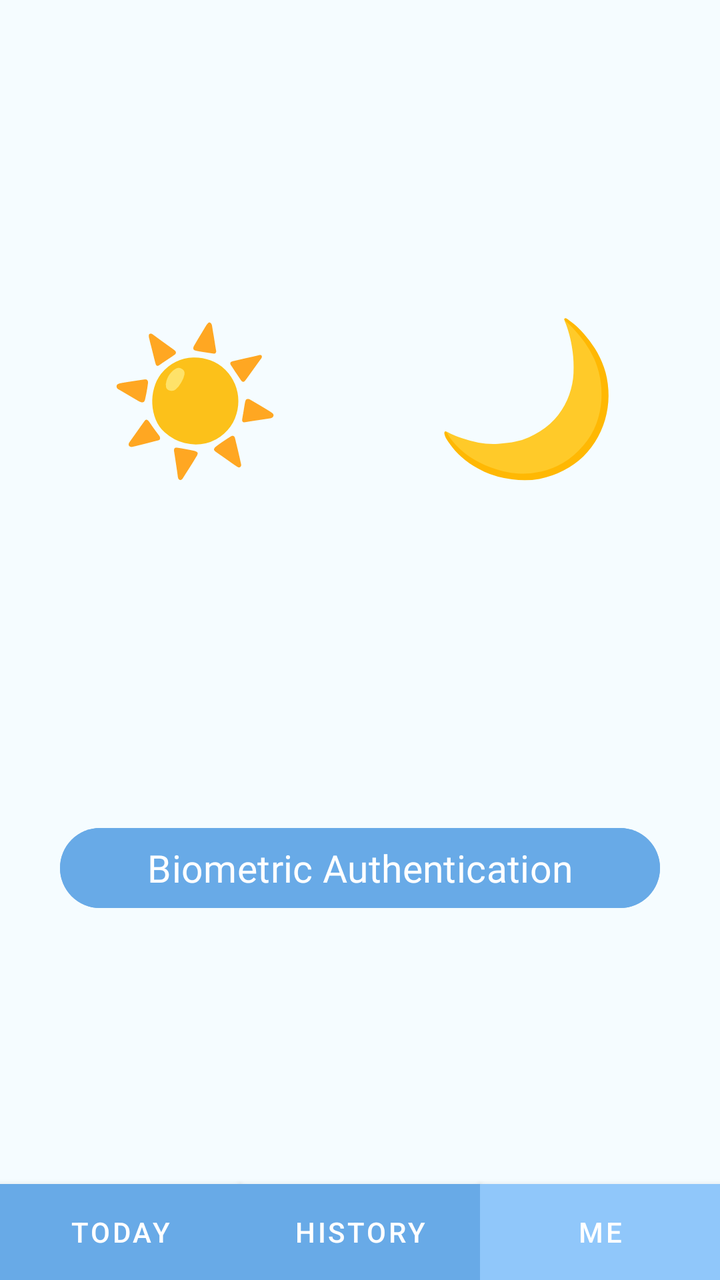
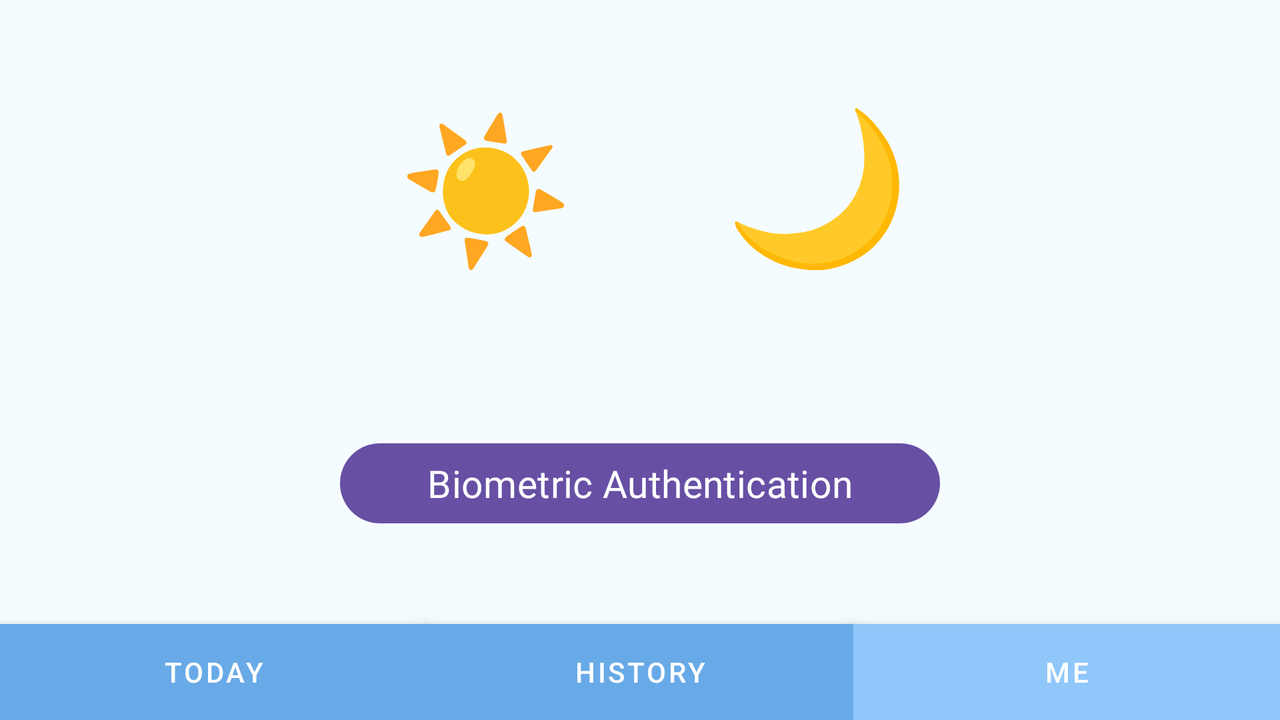

An Android layout and its configuration variant, each rendered on a device that would load it. The default file and the variant file are quoted in full after the pictures.
<!-- AndroidManifest.xml: application theme Theme.WaterTracker -->
<!-- res/layout/activity_setting.xml -->
<?xml version="1.0" encoding="utf-8"?>
<androidx.constraintlayout.widget.ConstraintLayout xmlns:android="http://schemas.android.com/apk/res/android"
    xmlns:app="http://schemas.android.com/apk/res-auto"
    xmlns:tools="http://schemas.android.com/tools"
    android:id="@+id/main"
    android:layout_width="match_parent"
    android:layout_height="match_parent"
    android:background="@color/back"
    tools:context=".SettingActivity">

    <Button
        android:id="@+id/button11"
        android:textColor="@color/white"
        style="@style/Widget.MaterialComponents.ExtendedFloatingActionButton"
        android:layout_width="0dp"
        android:layout_height="wrap_content"
        android:backgroundTint="@color/main"
        android:text="Today"
        app:layout_constraintBottom_toBottomOf="parent"
        app:layout_constraintEnd_toStartOf="@id/button12"
        app:layout_constraintStart_toStartOf="parent"
        app:layout_constraintTop_toTopOf="parent"
        app:layout_constraintVertical_bias="1.0" />

    <Button
        android:id="@+id/button12"
        android:textColor="@color/white"
        style="@style/Widget.MaterialComponents.ExtendedFloatingActionButton"
        android:layout_width="0dp"
        android:layout_height="wrap_content"
        android:backgroundTint="@color/main"
        android:text="History"
        app:layout_constraintBottom_toBottomOf="parent"
        app:layout_constraintEnd_toStartOf="@id/button13"
        app:layout_constraintStart_toEndOf="@id/button11"
        app:layout_constraintTop_toTopOf="parent"
        app:layout_constraintVertical_bias="1.0" />

    <Button
        android:id="@+id/button13"
        android:textColor="@color/white"
        style="@style/Widget.MaterialComponents.ExtendedFloatingActionButton"
        android:layout_width="0dp"
        android:layout_height="wrap_content"
        android:backgroundTint="@color/button_pressed"
        android:clickable="false"
        android:text="Me"
        app:layout_constraintBottom_toBottomOf="parent"
        app:layout_constraintEnd_toEndOf="parent"
        app:layout_constraintStart_toEndOf="@id/button12"
        app:layout_constraintTop_toTopOf="parent"
        app:layout_constraintVertical_bias="1.0"/>

    <Button
        android:id="@+id/biometric"
        android:layout_width="300dp"
        android:layout_height="wrap_content"
        android:fontFamily="@font/secular_one"
        android:backgroundTint="@color/main"

        android:text="Biometric Authentication"
        android:textSize="19dp"
        app:layout_constraintBottom_toTopOf="@+id/button12"
        app:layout_constraintEnd_toEndOf="parent"
        app:layout_constraintStart_toStartOf="parent"
        app:layout_constraintTop_toBottomOf="@+id/gen" />

    <RadioGroup

        android:id="@+id/gen"
        android:layout_width="wrap_content"
        android:layout_height="wrap_content"
        android:backgroundTint="#EB0000"

        android:checkedButton="@id/radioButton"
        android:orientation="horizontal"
        app:layout_constraintBottom_toBottomOf="parent"
        app:layout_constraintEnd_toEndOf="parent"
        app:layout_constraintHorizontal_bias="0.519"
        app:layout_constraintStart_toStartOf="parent"
        app:layout_constraintTop_toTopOf="parent"
        app:layout_constraintVertical_bias="0.24000001">


        <RadioButton
            android:id="@+id/radioButton"
            android:layout_width="106dp"
            android:layout_height="101dp"
            android:layout_margin="30dp"
            android:background="@drawable/radio_selector"
            android:button="@android:color/transparent"
            android:fontFamily="@font/adlam_display"
            android:text="☀"
            android:textAlignment="center"
            android:textColor="@drawable/text_color"
            android:textSize="70dp" />

        <RadioButton
            android:id="@+id/radioButton2"
            android:layout_width="106dp"
            android:layout_height="101dp"
            android:layout_margin="30dp"
            android:background="@drawable/radio_selector"
            android:button="@android:color/transparent"
            android:fontFamily="@font/adlam_display"
            android:text="🌙"
            android:textAlignment="center"
            android:textColor="@drawable/text_color"
            android:textSize="75dp" />
    </RadioGroup>
</androidx.constraintlayout.widget.ConstraintLayout>
<!-- resources referenced by this layout -->
<resources>
  <color name="back">#F5FCFF</color>
  <color name="button_pressed">#90C7FA</color>
  <color name="main">#68AAE7 </color>
  <color name="white">#FFFFFFFF</color>
  <!-- drawable radio_selector (drawable) -->
  <?xml version="1.0" encoding="utf-8"?>
  <selector xmlns:android="http://schemas.android.com/apk/res/android">
      <item android:state_checked="true"
          android:drawable="@drawable/radio_sel"/>
      <item android:state_checked="false"
          android:drawable="@drawable/radio"/>
  </selector>
  <!-- drawable text_color (drawable) -->
  <?xml version="1.0" encoding="utf-8"?>
  <selector xmlns:android="http://schemas.android.com/apk/res/android">
      <item android:state_checked="true"
          android:color="@color/white"/>
      <item android:state_checked="false"
          android:color="#A5AFB4"/>
  </selector>
  <style name="Theme.WaterTracker" parent="Base.Theme.WaterTracker">
          <item name="android:colorBackground">@color/back</item>
      </style>
  <!-- drawable radio (drawable) -->
  <?xml version="1.0" encoding="utf-8"?>
  <shape android:shape="oval" xmlns:android="http://schemas.android.com/apk/res/android">
      <solid android:color="#CBD2D5"/>
  </shape>
  <style name="Base.Theme.WaterTracker" parent="Theme.Material3.DayNight.NoActionBar">
          
          
      </style>
</resources>
<!-- res/layout-land/activity_setting.xml (the repository's variant of the layout above) -->
<!-- drawn on the phone turned sideways -->
<?xml version="1.0" encoding="utf-8"?>
<androidx.constraintlayout.widget.ConstraintLayout xmlns:android="http://schemas.android.com/apk/res/android"
    xmlns:app="http://schemas.android.com/apk/res-auto"
    xmlns:tools="http://schemas.android.com/tools"
    android:id="@+id/main"
    android:layout_width="match_parent"
    android:layout_height="match_parent"
    android:background="@color/back"
    tools:layout_editor_absoluteX="23dp"
    tools:layout_editor_absoluteY="340dp">


    <Button
        android:id="@+id/button11"
        android:textColor="@color/white"
        style="@style/Widget.MaterialComponents.ExtendedFloatingActionButton"
        android:layout_width="0dp"
        android:layout_height="wrap_content"
        android:backgroundTint="@color/main"
        android:text="Today"
        app:layout_constraintBottom_toBottomOf="parent"
        app:layout_constraintEnd_toStartOf="@id/button12"
        app:layout_constraintStart_toStartOf="parent"
        app:layout_constraintTop_toTopOf="parent"
        app:layout_constraintVertical_bias="1.0" />
    <Button
        android:id="@+id/biometric"
        android:layout_width="300dp"
        android:layout_height="wrap_content"
        android:fontFamily="@font/secular_one"
        android:text="Biometric Authentication"
        android:textSize="19dp"
        app:layout_constraintBottom_toTopOf="@+id/button12"
        app:layout_constraintEnd_toEndOf="parent"
        app:layout_constraintStart_toStartOf="parent"
        app:layout_constraintTop_toBottomOf="@+id/gen" />

    <Button
        android:id="@+id/button12"
        android:textColor="@color/white"
        style="@style/Widget.MaterialComponents.ExtendedFloatingActionButton"
        android:layout_width="0dp"
        android:layout_height="wrap_content"
        android:backgroundTint="@color/main"
        android:text="History"
        app:layout_constraintBottom_toBottomOf="parent"
        app:layout_constraintEnd_toStartOf="@id/button13"
        app:layout_constraintStart_toEndOf="@id/button11"
        app:layout_constraintTop_toTopOf="parent"
        app:layout_constraintVertical_bias="1.0" />

    <Button
        android:id="@+id/button13"
        android:textColor="@color/white"
        style="@style/Widget.MaterialComponents.ExtendedFloatingActionButton"
        android:layout_width="0dp"
        android:layout_height="wrap_content"
        android:backgroundTint="@color/button_pressed"
        android:clickable="false"
        android:text="Me"
        app:layout_constraintBottom_toBottomOf="parent"
        app:layout_constraintEnd_toEndOf="parent"
        app:layout_constraintStart_toEndOf="@id/button12"
        app:layout_constraintTop_toTopOf="parent"
        app:layout_constraintVertical_bias="1.0" />

    <RadioGroup

        android:id="@+id/gen"
        android:layout_width="wrap_content"
        android:layout_height="wrap_content"
        android:backgroundTint="#EB0000"

        android:checkedButton="@id/radioButton"
        android:orientation="horizontal"
        app:layout_constraintBottom_toBottomOf="parent"
        app:layout_constraintEnd_toEndOf="parent"
        app:layout_constraintHorizontal_bias="0.519"
        app:layout_constraintStart_toStartOf="parent"
        app:layout_constraintTop_toTopOf="parent"
        app:layout_constraintVertical_bias="0.050000012">


        <RadioButton
            android:id="@+id/radioButton"
            android:layout_width="106dp"
            android:layout_height="101dp"
            android:layout_margin="30dp"
            android:background="@drawable/radio_selector"
            android:button="@android:color/transparent"
            android:fontFamily="@font/adlam_display"
            android:text="☀"
            android:textAlignment="center"
            android:textColor="@drawable/text_color"
            android:textSize="70dp" />

        <RadioButton
            android:id="@+id/radioButton2"
            android:layout_width="106dp"
            android:layout_height="101dp"
            android:layout_margin="30dp"
            android:background="@drawable/radio_selector"
            android:button="@android:color/transparent"
            android:fontFamily="@font/adlam_display"
            android:text="🌙"
            android:textAlignment="center"
            android:textColor="@drawable/text_color"
            android:textSize="75dp" />
    </RadioGroup>

</androidx.constraintlayout.widget.ConstraintLayout>
